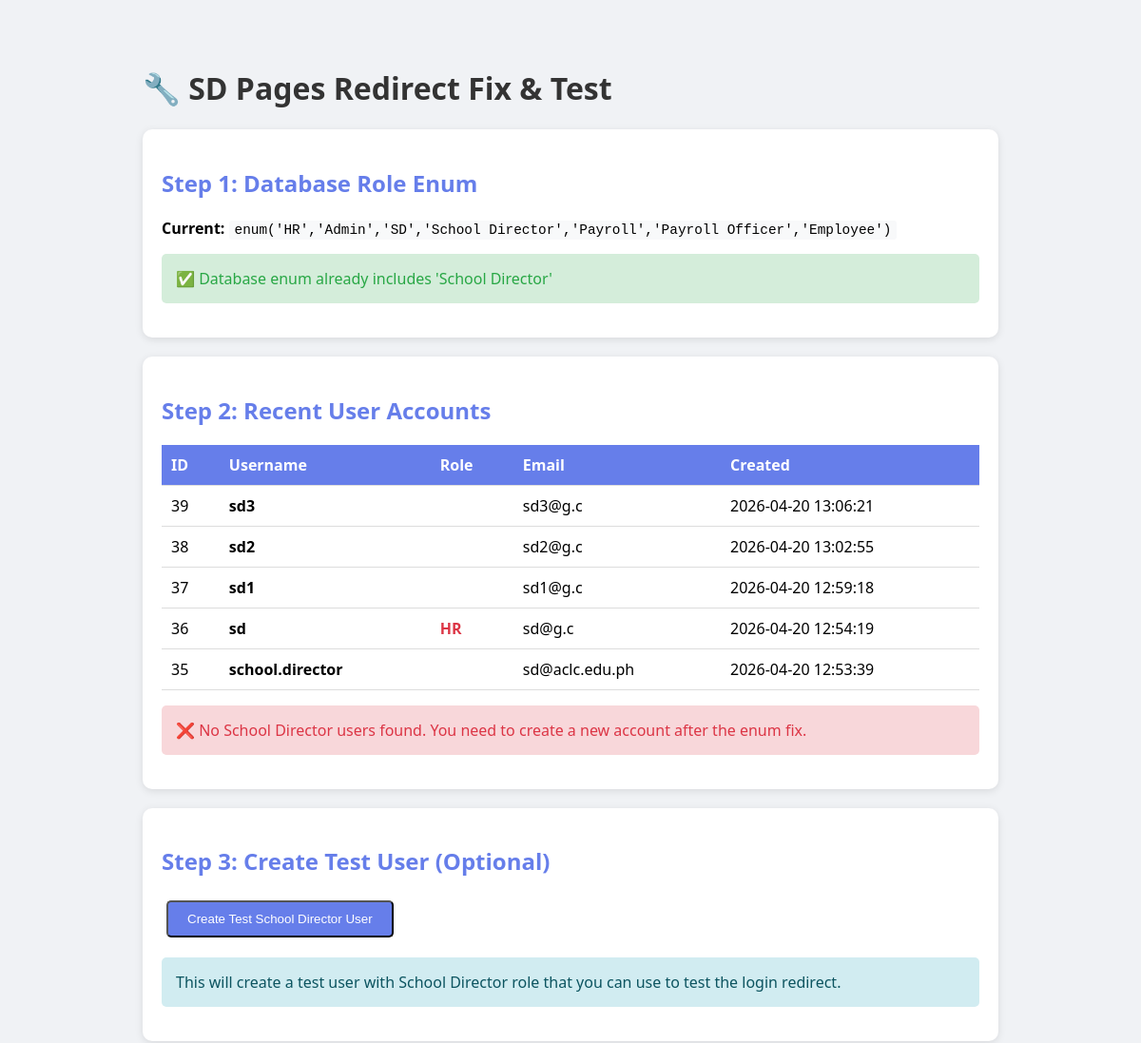
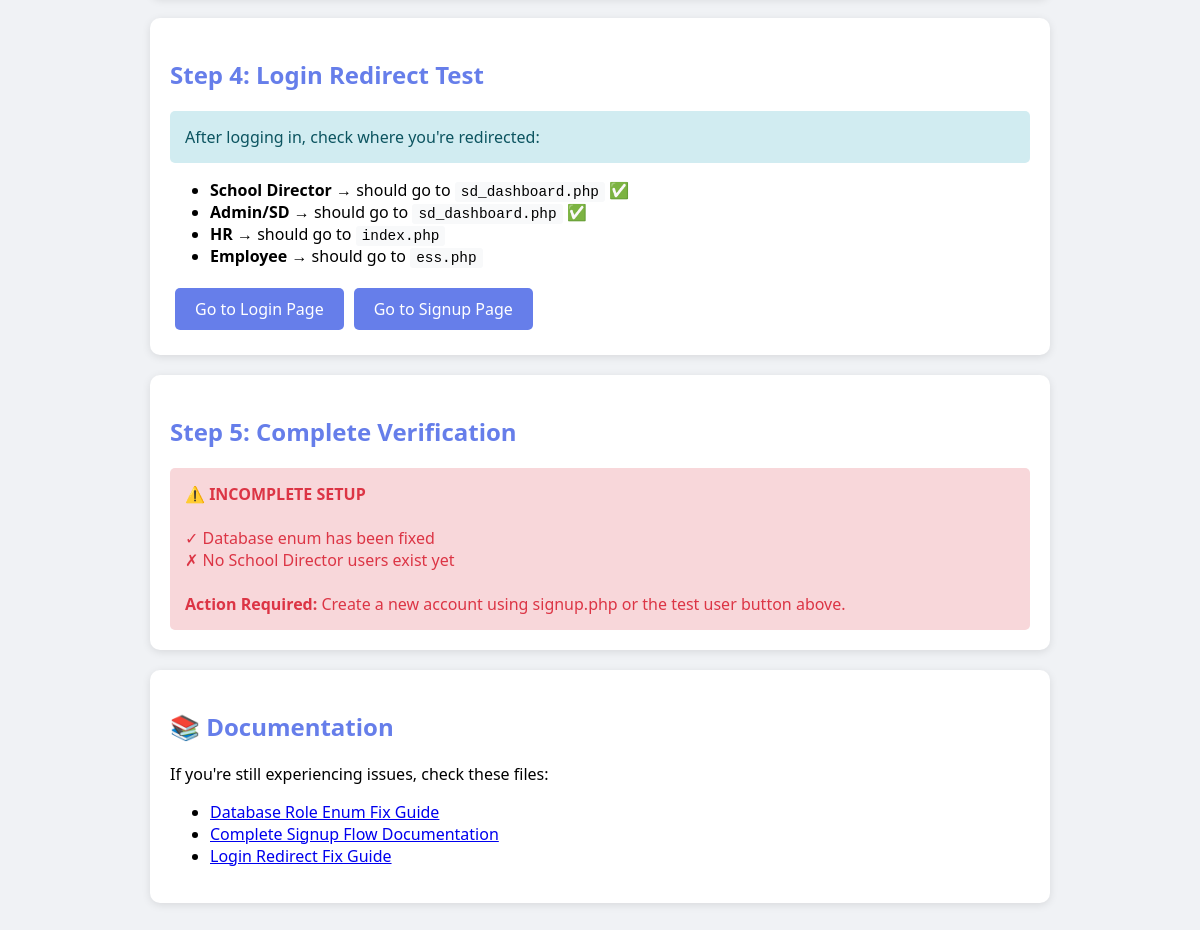
/AI-ML-Test-Bench/test_and_fix_sd.php, run on the app's committed database (2 pictures, top to bottom).
### tables this page shows
CREATE TABLE `users` (
  `id` int(11) NOT NULL,
  `company_id` int(11) NOT NULL,
  `username` varchar(100) NOT NULL,
  `password` varchar(255) NOT NULL,
  `role` enum('HR','Admin','SD','School Director','Payroll','Payroll Officer','Employee') DEFAULT 'Employee',
  `email` varchar(255) NOT NULL,
  `phone` varchar(20) DEFAULT NULL,
  `profile_picture` varchar(255) DEFAULT NULL,
  `is_active` tinyint(1) DEFAULT 1,
  `created_at` timestamp NOT NULL DEFAULT current_timestamp(),
  `must_change_password` tinyint(1) DEFAULT 0,
  `two_factor_enabled` tinyint(1) DEFAULT 0,
  `two_factor_secret` varchar(255) DEFAULT NULL,
  `password_last_changed` timestamp NOT NULL DEFAULT current_timestamp()
);

### AI-ML-Test-Bench/test_and_fix_sd.php (the view, shortened to what this page needs)
<?php
require_once 'backend/db.php';
?>
<!DOCTYPE html>
<html>
<head>
</head>
<body>
<h1>🔧 SD Pages Redirect Fix & Test</h1>
<?php
try {
    echo "<div class='card'>";
    echo "<h2>Step 1: Database Role Enum</h2>";
    $stmt = $pdo->query("SHOW COLUMNS FROM users LIKE 'role'");
    $column = $stmt->fetch(PDO::FETCH_ASSOC);
    $currentType = $column['Type'];
    echo "<p><strong>Current:</strong> <code>" . htmlspecialchars($currentType) . "</code></p>";
    if (strpos($currentType, 'School Director') === false) {
        echo "<p class='info'>⚠️ 'School Director' is missing from the enum. Fixing now...</p>";
        $newType = "enum('HR','Admin','SD','School Director','Payroll','Payroll Officer','Employee')";
        $sql = "ALTER TABLE users MODIFY COLUMN role $newType DEFAULT 'Employee'";
        $pdo->exec($sql);
        echo "<p class='success'>✅ Database enum updated successfully!</p>";
        $stmt = $pdo->query("SHOW COLUMNS FROM users LIKE 'role'");
        $column = $stmt->fetch(PDO::FETCH_ASSOC);
        echo "<p><strong>New:</strong> <code>" . htmlspecialchars($column['Type']) . "</code></p>";
    } else {
        echo "<p class='success'>✅ Database enum already includes 'School Director'</p>";
    }
    echo "</div>";
    echo "<div class='card'>";
    echo "<h2>Step 2: Recent User Accounts</h2>";
    $stmt = $pdo->query("
        SELECT id, username, role, email, created_at
        FROM users
        ORDER BY created_at DESC
        LIMIT 5
    ");
    $recentUsers = $stmt->fetchAll();
    echo "<table>";
    echo "<tr><th>ID</th><th>Username</th><th>Role</th><th>Email</th><th>Created</th></tr>";
    foreach ($recentUsers as $user) {
        $roleColor = ($user['role'] === 'School Director') ? '#28a745' : '#dc3545';
        echo "<tr>";
        echo "<td>{$user['id']}</td>";
        echo "<td><strong>{$user['username']}</strong></td>";
        echo "<td style='color: {$roleColor}; font-weight: bold;'>{$user['role']}</td>";
        echo "<td>{$user['email']}</td>";
        echo "<td>{$user['created_at']}</td>";
        echo "</tr>";
    }
    echo "</table>";
    $hasSchoolDirector = false;
    if (!$hasSchoolDirector) {
        echo "<p class='error'>❌ No School Director users found. You need to create a new account after the enum fix.</p>";
    } else {
        echo "<p class='success'>✅ Found School Director user(s)!</p>";
    }
    echo "</div>";
    echo "<div class='card'>";
    echo "<h2>Step 3: Create Test User (Optional)</h2>";
    if ($_SERVER['REQUEST_METHOD'] === 'POST' && isset($_POST['create_test_user'])) {
        $testUsername = 'test_sd_' . time();
        $testEmail = $testUsername . '@test.com';
        $testPassword = 'Test@123456';
        $hashedPassword = password_hash($testPassword, PASSWORD_DEFAULT);
        $stmt = $pdo->query("SELECT id FROM companies LIMIT 1");
        $company = $stmt->fetch();
        if (!$company) {
            $pdo->exec("INSERT INTO companies (name, admin_email, company_code) VALUES ('Test Company', '{$testEmail}', 'TEST-" . time() . "')");
            $companyId = $pdo->lastInsertId();
        } else {
            $companyId = $company['id'];
        }
        $stmt = $pdo->prepare("
            INSERT INTO users (company_id, username, password, role, email, is_active)
            VALUES (?, ?, ?, 'School Director', ?, 1)
        ");
        $stmt->execute([$companyId, $testUsername, $hashedPassword, $testEmail]);
        echo "<div class='success'>";
        echo "<strong>✅ Test User Created!</strong><br>";
        echo "Username: <code>{$testUsername}</code><br>";
        echo "Password: <code>{$testPassword}</code><br>";
        echo "Role: <code>School Director</code><br><br>";
        echo "<a href='login.php' class='btn'>Login Now</a>";
        echo "</div>";
    } else {
        echo "<form method='POST'>";
        echo "<button type='submit' name='create_test_user' class='btn'>Create Test School Director User</button>";
        echo "</form>";
        echo "<p class='info'>This will create a test user with School Director role that you can use to test the login redirect.</p>";
    }
    echo "</div>";
    echo "<div class='card'>";
    echo "<h2>Step 4: Login Redirect Test</h2>";
    echo "<p class='info'>After logging in, check where you're redirected:</p>";
    echo "<ul>";
    echo "<li><strong>School Director</strong> → should go to <code>sd_dashboard.php</code> ✅</li>";
    echo "<li><strong>Admin/SD</strong> → should go to <code>sd_dashboard.php</code> ✅</li>";
    echo "<li><strong>HR</strong> → should go to <code>index.php</code></li>";
    echo "<li><strong>Employee</strong> → should go to <code>ess.php</code></li>";
    echo "</ul>";
    echo "<a href='login.php' class='btn'>Go to Login Page</a>";
    echo "<a href='signup.php' class='btn'>Go to Signup Page</a>";
    echo "</div>";
    echo "<div class='card'>";
    echo "<h2>Step 5: Complete Verification</h2>";
    $stmt = $pdo->query("SELECT COUNT(*) as count FROM users WHERE role = 'School Director'");
    $sdCount = $stmt->fetch()['count'];
    if ($sdCount > 0) {
        echo "<div class='success'>";
        echo "<strong>✅ ALL CHECKS PASSED!</strong><br><br>";
        echo "✓ Database enum includes 'School Director'<br>";
        echo "✓ {$sdCount} School Director user(s) exist in database<br>";
        echo "✓ Signup will create users with correct role<br>";
        echo "✓ Login will redirect to sd_dashboard.php<br><br>";
        echo "<strong>You're all set! Try signing up or logging in now.</strong>";
        echo "</div>";
    } else {
        echo "<div class='error'>";
        echo "<strong>⚠️ INCOMPLETE SETUP</strong><br><br>";
        echo "✓ Database enum has been fixed<br>";
        echo "✗ No School Director users exist yet<br><br>";
        echo "<strong>Action Required:</strong> Create a new account using signup.php or the test user button above.";
        echo "</div>";
    }
    echo "</div>";
} catch (PDOException $e) {
    echo "<div class='error'>";
    echo "<strong>❌ Database Error:</strong><br>";
    echo htmlspecialchars($e->getMessage());
    echo "</div>";
}
?>
<div class='card'>
    <h2>📚 Documentation</h2>
    <p>If you're still experiencing issues, check these files:</p>
    <ul>
        <li><a href='DATABASE_ROLE_ENUM_FIX.md' target='_blank'>Database Role Enum Fix Guide</a></li>
        <li><a href='SIGNUP_TO_SD_PAGES_FLOW.md' target='_blank'>Complete Signup Flow Documentation</a></li>
        <li><a href='LOGIN_REDIRECT_FIX.md' target='_blank'>Login Redirect Fix Guide</a></li>
    </ul>
</div>
</body>
</html>

### AI-ML-Test-Bench/test_and_fix_sd.php (style rules this page uses)
body { font-family: 'Segoe UI', Tahoma, Geneva, Verdana, sans-serif; max-width: 900px; margin: 30px auto; padding: 20px; background: #f0f2f5; }
.card { background: white; border-radius: 10px; padding: 20px; margin-bottom: 20px; box-shadow: 0 2px 8px rgba(0,0,0,0.1); }
h1 { color: #333; }
h2 { color: #667eea; }
.success { color: #28a745; background: #d4edda; padding: 15px; border-radius: 5px; }
.error { color: #dc3545; background: #f8d7da; padding: 15px; border-radius: 5px; }
.info { color: #0c5460; background: #d1ecf1; padding: 15px; border-radius: 5px; }
code { background: #f8f9fa; padding: 2px 6px; border-radius: 3px; font-family: 'Courier New', monospace; font-size: 0.9em; }
.btn { display: inline-block; background: #667eea; color: white; padding: 10px 20px; text-decoration: none; border-radius: 5px; margin: 5px; }
table { width: 100%; border-collapse: collapse; margin: 10px 0; }
th, td { padding: 10px; text-align: left; border-bottom: 1px solid #ddd; }
th { background: #667eea; color: white; }

### data on the page
users: id "39", username "sd3", email "sd3@g.c", created_at "2026-04-20 13:06:21"
users: id "38", username "sd2", email "sd2@g.c", created_at "2026-04-20 13:02:55"
users: id "37", username "sd1", email "sd1@g.c", created_at "2026-04-20 12:59:18"
users: id "36", username "sd", role "HR", email "sd@g.c", created_at "2026-04-20 12:54:19"
users: id "35", username "school.director", email "sd@aclc.edu.ph", created_at "2026-04-20 12:53:39"

### other printed values
$currentType "enum('HR','Admin','SD','School Director','Payroll','Payroll Officer','Employee')"
